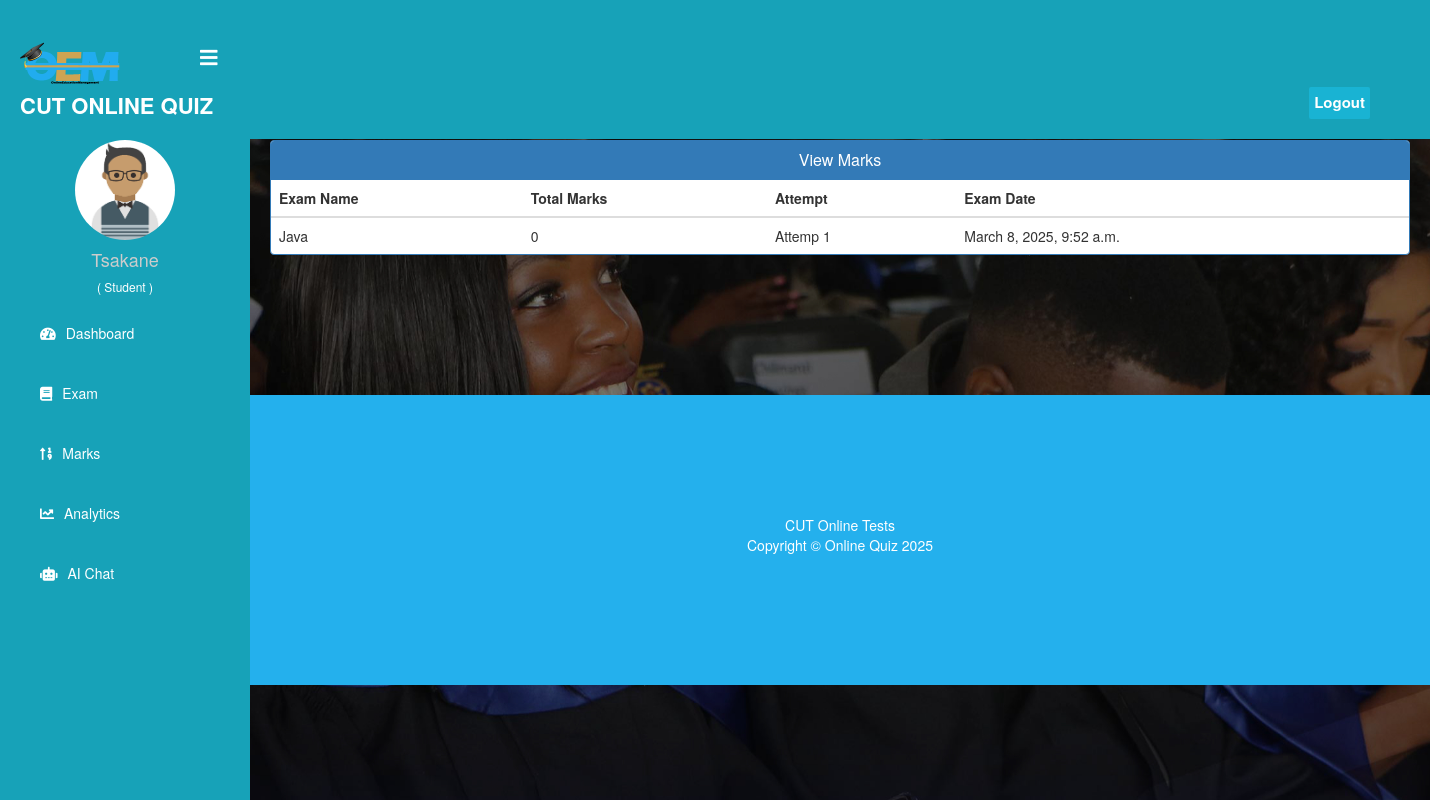
The app's page /student/check-marks/2 (signed in), older data.
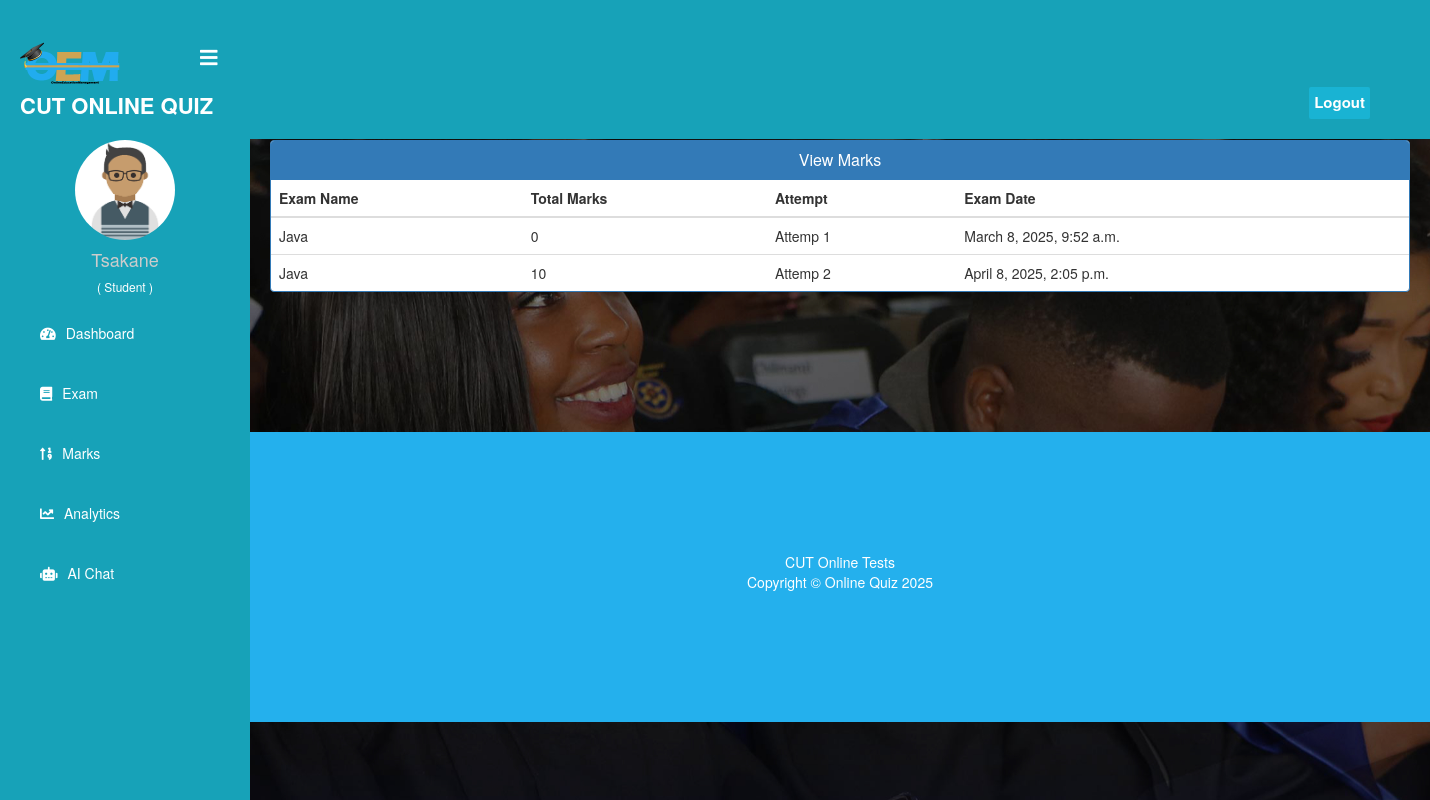
The same page, newer data.
### quiz/models.py (models this page shows)
class Result(models.Model):
    student = models.ForeignKey(Student,on_delete=models.CASCADE)
    exam = models.ForeignKey(Course,on_delete=models.CASCADE)
    marks = models.PositiveIntegerField()
    date = models.DateTimeField(auto_now=True)

class Course(models.Model):
   course_name = models.CharField(max_length=50)
   question_number = models.PositiveIntegerField()
   total_marks = models.PositiveIntegerField()
   def __str__(self):
        return self.course_name

### student/views.py (the view)
# urls.py: path('check-marks/<int:pk>', views.check_marks_view, name='check-marks'),
@login_required(login_url='studentlogin')
@user_passes_test(is_student)
def check_marks_view(request, pk):
    course=QMODEL.Course.objects.get(id=pk)
    student = models.Student.objects.get(user_id=request.user.id)
    results= QMODEL.Result.objects.all().filter(exam=course).filter(student=student)
    return render(request,'student/check_marks.html',{'results':results})

### student/views.py (called while the page is built)
def is_student(user):
    return user.groups.filter(name='STUDENT').exists()

### templates/student/check_marks.html (shortened to what this page needs)
{% extends 'student/studentbase.html' %}
{% block content %}
{%load static%}
<head>
  <link href="//netdna.bootstrapcdn.com/bootstrap/3.0.0/css/bootstrap.min.css" rel="stylesheet" id="bootstrap-css">
</head>
<br><br>
<div class="container">
  <div class="panel panel-primary">
    <div class="panel-heading">
      <h6 class="panel-title">View Marks</h6>
    </div>
    <table class="table table-hover" id="dev-table">
      <thead>
        <tr>
          <th>Exam Name</th>
          <th>Total Marks</th>
          <th>Attempt</th>
          <th>Exam Date</th>
        </tr>
      </thead>
      {% for t in results %}
      <tr>
        <td> {{t.exam}}</td>
        <td> {{t.marks}}</td>
        <td>Attemp {{ forloop.counter }}</td>
        <td> {{t.date}}</td>
      </tr>
      {% endfor %}
    </table>
  </div>
</div>
<br><br><br><br><br><br>
{% endblock content %}

Row changes from the older to the newer data that the page shows:
added Result: exam "Java", marks "10", date "April 8, 2025, 2:05 p.m."
